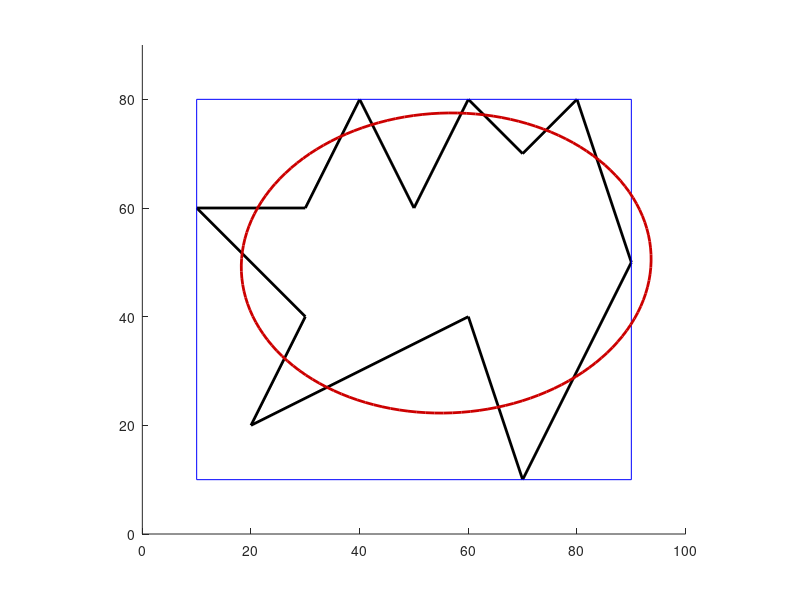

Write MATLAB code to recreate this figure.
%DEMOPOLYGONBOUNDS  One-line description here, please.
%
%   output = demoPolygonBounds(input)
%
%   Example
%   demoPolygonBounds
%
%   See also
%
 
% ------
% Author: David Legland
% e-mail: david.legland@inrae.fr
% INRAE - BIA Research Unit - BIBS Platform (Nantes)
% Created: 2022-02-16,    using Matlab 9.9.0.1570001 (R2020b) Update 4
% Copyright 2022 INRAE.

%% Create polygon

% create a polygon with arbitrary vertices
poly = [...
    10 60; 30 40; 20 20; 60 40; 70 10; ...
    90 50; 80 80; 70 70; 60 80; 50 60; 40 80; 30 60];
% poly = [...
%     10 60; 20 40; 30 40; 20 10; 60 40; 80 20; ...
%     90 50; 80 80; 70 70; 60 80; 50 60; 40 80; 30 60];

% display polygon
figure; hold on; 
drawPolygon(poly, 'lineWidth', 2, 'color', 'k');
axis equal; axis([0 100 0 90]);
drawnow;

% draw bounding box
bbox = boundingBox(poly);
drawBox(bbox, 'b')

% draw vertices
elli = polygonEquivalentEllipse(poly);
drawEllipse(elli, 'lineWidth', 2, 'color', [.8 0 0]);

print(gcf, 'polygons_bounds_ellipse.png', '-dpng');
